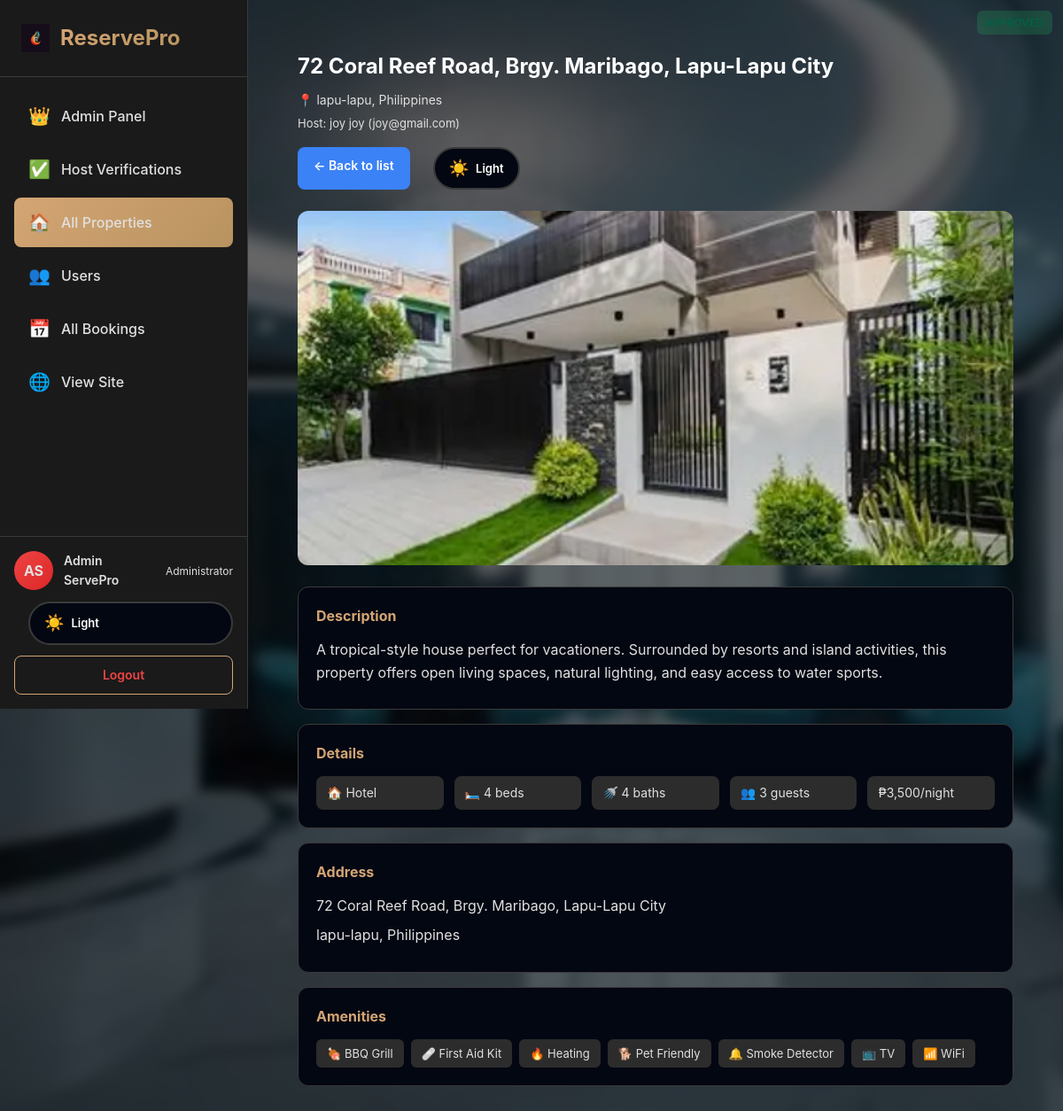
The page /admin/view-property.php?id=7 (signed in) on the database its author committed.
### tables this page shows
CREATE TABLE `users` (
  `id` int(11) NOT NULL,
  `first_name` varchar(50) NOT NULL,
  `last_name` varchar(50) NOT NULL,
  `date_of_birth` date DEFAULT NULL,
  `email` varchar(100) NOT NULL,
  `password` varchar(255) NOT NULL,
  `created_at` timestamp NOT NULL DEFAULT current_timestamp(),
  `role` enum('guest','host','admin') DEFAULT 'guest',
  `email_verified` tinyint(1) NOT NULL DEFAULT 0,
  `verification_token` varchar(100) DEFAULT NULL,
  `host_verified` tinyint(1) NOT NULL DEFAULT 0,
  `host_verification_status` enum('none','under review','approved','rejected') NOT NULL DEFAULT 'none'
);

CREATE TABLE `properties` (
  `id` int(11) NOT NULL,
  `host_id` int(11) NOT NULL,
  `title` varchar(255) NOT NULL,
  `description` text NOT NULL,
  `property_type` enum('house','apartment','condo','villa','hotel') NOT NULL,
  `address` text NOT NULL,
  `city` varchar(100) NOT NULL,
  `country` varchar(100) NOT NULL,
  `price_per_night` decimal(10,2) NOT NULL,
  `max_guests` int(11) NOT NULL,
  `bedrooms` int(11) NOT NULL,
  `bathrooms` int(11) NOT NULL,
  `latitude` decimal(10,8) DEFAULT NULL,
  `longitude` decimal(11,8) DEFAULT NULL,
  `auto_accept_bookings` tinyint(1) NOT NULL DEFAULT 0,
  `average_rating` decimal(3,2) DEFAULT NULL,
  `review_count` int(11) NOT NULL DEFAULT 0,
  `status` enum('pending','approved','rejected','suspended','out_of_order') DEFAULT 'pending',
  `admin_notes` text DEFAULT NULL,
  `created_at` timestamp NOT NULL DEFAULT current_timestamp(),
  `updated_at` timestamp NOT NULL DEFAULT current_timestamp() ON UPDATE current_timestamp()
);

CREATE TABLE `property_photos` (
  `id` int(11) NOT NULL,
  `property_id` int(11) NOT NULL,
  `photo_url` varchar(255) NOT NULL,
  `is_primary` tinyint(1) DEFAULT 0,
  `uploaded_at` timestamp NOT NULL DEFAULT current_timestamp()
);

CREATE TABLE `amenities` (
  `id` int(11) NOT NULL,
  `name` varchar(100) NOT NULL,
  `icon` varchar(50) DEFAULT NULL,
  `category` enum('basic','comfort','entertainment','safety','outdoor') DEFAULT 'basic'
);

### config/session.php (called while the page is built, shortened)
<?php
function getCurrentUser() {
    $conn = getDBConnection();
    $user_id = $_SESSION['user_id'];
    $stmt = $conn->prepare("SELECT id, first_name, last_name, email, role, IFNULL(host_verified, 0) AS host_verified FROM users WHERE id = ?");
    $stmt->bind_param("i", $user_id);
    $stmt->execute();
    $result = $stmt->get_result();
    $user = $result->fetch_assoc();
    return $user;
}
?>

### admin/view-property.php (the view, shortened to what this page needs)
<?php
require_once __DIR__ . '/../config/session.php';
$user = getCurrentUser();
$property_id = isset($_GET['id']) ? (int) $_GET['id'] : 0;
$conn = getDBConnection();
$stmt = $conn->prepare("
    SELECT p.*, u.first_name, u.last_name, u.email,
    COALESCE(
        (SELECT photo_url FROM property_photos WHERE property_id = p.id AND is_primary = 1 LIMIT 1),
        (SELECT photo_url FROM property_photos WHERE property_id = p.id LIMIT 1)
    ) as primary_photo
    FROM properties p
    JOIN users u ON p.host_id = u.id
    WHERE p.id = ?
");
$stmt->bind_param("i", $property_id);
$stmt->execute();
$property = $stmt->get_result()->fetch_assoc();
$stmt = $conn->prepare("SELECT photo_url, is_primary FROM property_photos WHERE property_id = ? ORDER BY is_primary DESC, id ASC");
$stmt->bind_param("i", $property_id);
$stmt->execute();
$property['photos'] = $stmt->get_result()->fetch_all(MYSQLI_ASSOC);
$stmt = $conn->prepare("
    SELECT a.name, a.icon FROM amenities a
    JOIN property_amenities pa ON a.id = pa.amenity_id
    WHERE pa.property_id = ?
    ORDER BY a.name
");
$stmt->bind_param("i", $property_id);
$stmt->execute();
$property['amenities'] = $stmt->get_result()->fetch_all(MYSQLI_ASSOC);
?>
<!DOCTYPE html>
<html lang="en">
<head>
    <link rel="stylesheet" href="../assets/css/style.css?v=14.0">
    <link rel="stylesheet" href="../assets/css/host-dashboard.css?v=14.0">
    <link rel="stylesheet" href="../assets/css/admin.css?v=14.0">
    <link rel="stylesheet" href="../assets/css/theme-toggle.css?v=14.0">
</head>
<body class="dashboard-page">
    <div class="host-layout">
        <aside class="host-sidebar">
            <div class="sidebar-header">
                <a href="../home.php" class="sidebar-brand">
                    <?php require __DIR__ . '/../includes/brand-icon-svg.php'; ?>
                    <span>ReservePro</span>
                </a>
            </div>
            <nav class="sidebar-nav">
                <a href="dashboard.php" class="nav-item"><span class="nav-icon">👑</span><span>Admin Panel</span></a>
                <a href="host-verifications.php" class="nav-item"><span class="nav-icon">✅</span><span>Host Verifications</span></a>
                <a href="properties.php" class="nav-item active"><span class="nav-icon">🏠</span><span>All Properties</span></a>
                <a href="users.php" class="nav-item"><span class="nav-icon">👥</span><span>Users</span></a>
                <a href="bookings.php" class="nav-item"><span class="nav-icon">📅</span><span>All Bookings</span></a>
                <a href="../home.php" class="nav-item"><span class="nav-icon">🌐</span><span>View Site</span></a>
            </nav>
            <div class="sidebar-footer">
                <div class="user-profile">
                    <div class="user-avatar" style="background: linear-gradient(135deg, #EF4444, #DC2626);">
                        <?php echo strtoupper(substr($user['first_name'], 0, 1) . substr($user['last_name'], 0, 1)); ?>
                    </div>
                    <div class="user-info">
                        <div class="user-name"><?php echo htmlspecialchars($user['first_name'] . ' ' . $user['last_name']); ?></div>
                        <div class="user-role">Administrator</div>
                    </div>
                </div>
                <div class="theme-toggle" style="margin-bottom: 12px;">
                    <span class="theme-toggle-icon">☀️</span>
                    <span class="theme-toggle-text">Light</span>
                </div>
                <a href="../logout.php" class="btn-logout">Logout</a>
            </div>
        </aside>
        <main class="host-main">
            <div class="view-property-page">
                <div class="view-property-header">
                    <div>
                        <h1><?php echo htmlspecialchars($property['title']); ?></h1>
                        <span class="status-badge status-<?php echo $property['status']; ?>"><?php echo ucfirst(str_replace('_', ' ', $property['status'])); ?></span>
                        <p style="margin: 8px 0 0 0; color: #888; font-size: 14px;">📍 <?php echo htmlspecialchars($property['city'] . ', ' . $property['country']); ?></p>
                        <p style="margin: 4px 0 0 0; color: #B8B8B8; font-size: 13px;">Host: <?php echo htmlspecialchars($property['first_name'] . ' ' . $property['last_name']); ?> (<?php echo htmlspecialchars($property['email']); ?>)</p>
                    </div>
                    <div class="actions">
                        <a href="properties.php" class="btn-view-back">← Back to list</a>
                        <div class="theme-toggle">
                            <span class="theme-toggle-icon">☀️</span>
                            <span class="theme-toggle-text">Light</span>
                        </div>
                    </div>
                </div>
                <?php
                $photos = $property['photos'];
                $main_photo = !empty($photos) ? $photos[0]['photo_url'] : ($property['primary_photo'] ?? null);
                if ($main_photo && strpos($main_photo, 'http') !== 0) {
                    $main_photo = '../' . ltrim($main_photo, '/');
                }
                ?>
                <div class="view-gallery">
                    <img id="admin-main-photo" src="<?php echo htmlspecialchars($main_photo); ?>" alt="<?php echo htmlspecialchars($property['title']); ?>" onerror="this.src='https://images.unsplash.com/photo-1564013799919-ab600027ffc6?w=800'">
                </div>
                <div class="view-section">
                    <h2>Description</h2>
                    <p style="white-space: pre-wrap;"><?php echo nl2br(htmlspecialchars($property['description'])); ?></p>
                </div>
                <div class="view-section">
                    <h2>Details</h2>
                    <div class="detail-grid">
                        <span>🏠 <?php echo htmlspecialchars(ucfirst($property['property_type'])); ?></span>
                        <span>🛏️ <?php echo (int)$property['bedrooms']; ?> beds</span>
                        <span>🚿 <?php echo (int)$property['bathrooms']; ?> baths</span>
                        <span>👥 <?php echo (int)$property['max_guests']; ?> guests</span>
                        <span>₱<?php echo number_format($property['price_per_night'], 0); ?>/night</span>
                    </div>
                </div>
                <div class="view-section">
                    <h2>Address</h2>
                    <p><?php echo nl2br(htmlspecialchars($property['address'])); ?></p>
                    <p><?php echo htmlspecialchars($property['city'] . ', ' . $property['country']); ?></p>
                </div>
                <?php if (!empty($property['amenities'])): ?>
                <div class="view-section">
                    <h2>Amenities</h2>
                    <div class="amenities-list">
                        <?php foreach ($property['amenities'] as $a): ?>
                        <span><?php echo $a['icon'] ? $a['icon'] . ' ' : ''; ?><?php echo htmlspecialchars($a['name']); ?></span>
                        <?php endforeach; ?>
                    </div>
                </div>
                <?php endif; ?>
            </div>
        </main>
    </div>
</body>
</html>

### assets/css/style.css (style rules this page uses)
* { margin: 0; padding: 0; box-sizing: border-box; }
:root { --primary-color: #D4A574; --primary-dark: #B8935F; --primary-light: #E6C89C; --secondary-color: #1A1A1A; --accent-color: #D4A574; --text-dark: #FFFFFF; --text-gray: #B8B8B8; --bg-light: #1F1F1F; --border-color: #3A3A3A; --bg-primary: #020617; --bg-secondary: #030712; --bg-tertiary: #111827; --wood-dark: #111827; --wood-medium: #1F2933; --wood-light: #4B5563; }
body { font-family: -apple-system, BlinkMacSystemFont, 'Segoe UI', 'Inter', Roboto, 'Helvetica Neue', Arial, sans-serif; background: var(--bg-primary); color: #FFFFFF !important; line-height: 1.6; min-height: 100vh; }
.auth-page, .dashboard-page { position: relative; background: transparent; }
.auth-page::before, .dashboard-page::before { content: ''; position: fixed; top: 0; left: 0; width: 100%; height: 100%; background: url('../../background%20image/this.webp') center center / cover no-repeat; filter: blur(6px); transform: scale(1.04); z-index: -2; }
.auth-page::after, .dashboard-page::after { content: ''; position: fixed; top: 0; left: 0; width: 100%; height: 100%; background: rgba(0, 0, 0, 0.6); z-index: -1; }
h1, h2, h3, h4, h5, h6 { color: #FFFFFF !important; }
p, span, div { color: #E0E0E0 !important; }
.user-info { display: flex; align-items: center; gap: 16px; }
.user-avatar { width: 48px; height: 48px; border-radius: 50%; background: linear-gradient(135deg, var(--primary-color), var(--primary-dark)); display: flex; align-items: center; justify-content: center; color: white; font-size: 20px; font-weight: 600; }
.btn-logout { background: transparent; color: var(--primary-color); border: 2px solid var(--primary-color); border-radius: 8px; padding: 10px 20px; font-size: 14px; font-weight: 600; cursor: pointer; text-decoration: none; transition: all 0.2s ease; }

### assets/css/host-dashboard.css (style rules this page uses)
.host-layout { display: flex; min-height: 100vh; background: transparent; }
.host-sidebar { width: 280px; background: #1A1A1A; border-right: 1px solid #3A3A3A; display: flex; flex-direction: column; position: fixed; height: 100vh; overflow-y: auto; }
.sidebar-header { padding: 24px; border-bottom: 1px solid #3A3A3A; }
.sidebar-brand { display: flex; align-items: center; gap: 12px; text-decoration: none; transition: transform 0.2s ease; }
.sidebar-brand span { font-size: 24px; font-weight: 700; background: linear-gradient(135deg, #D4A574, #B8935F); -webkit-background-clip: text; -webkit-text-fill-color: transparent; }
.sidebar-nav { flex: 1; padding: 16px; }
.nav-item { display: flex; align-items: center; gap: 12px; padding: 12px 16px; border-radius: 8px; text-decoration: none; color: #B8B8B8; font-weight: 500; margin-bottom: 4px; transition: all 0.2s ease; }
.nav-item.active { background: linear-gradient(135deg, #D4A574, #B8935F); color: #0F0F0F; }
.nav-icon { font-size: 20px; }
.sidebar-footer { padding: 16px; border-top: 1px solid #3A3A3A; }
.user-profile { display: flex; align-items: center; gap: 12px; margin-bottom: 12px; }
.user-avatar { width: 44px; height: 44px; border-radius: 50%; background: linear-gradient(135deg, #D4A574, #B8935F); display: flex; align-items: center; justify-content: center; color: white; font-weight: 700; font-size: 16px; }
.user-info { flex: 1; }
.user-name { font-weight: 600; font-size: 14px; color: #FFFFFF; }
.user-role { font-size: 12px; color: #B8B8B8; }
.btn-logout { display: block; width: 100%; padding: 10px; background: transparent; border: 1px solid #D4A574; border-radius: 8px; text-align: center; text-decoration: none; color: #EF4444; font-weight: 600; font-size: 14px; transition: all 0.2s ease; }
.host-main { margin-left: 280px; flex: 1; padding: 32px; }
.status-badge { position: absolute; top: 12px; right: 12px; padding: 6px 12px; border-radius: 6px; font-size: 12px; font-weight: 700; text-transform: uppercase; }
.status-approved { background: #D1FAE5; color: #065F46 !important; }

### rows shown on the page
users: first_name+last_name "AS", first_name+last_name "Admin ServePro"
properties: title "72 Coral Reef Road, Brgy. Maribago, Lapu-Lapu City", city+country "lapu-lapu, Philippines", host.last_name "joy joy", host.email "joy@gmail.com", description "A tropical-style house perfect for vacationers. Surrounded by resorts and island activities, this property offers open living spaces, natural lighting, and easy access to water sports.", property_type "Hotel", bedrooms "4", bathrooms "4", max_guests "3", price_per_night "3,500", address "72 Coral Reef Road, Brgy. Maribago, Lapu-Lapu City"
property_photos: photo_url (picture)
amenities: icon "🍖", name "BBQ Grill"
amenities: icon "🩹", name "First Aid Kit"
amenities: icon "🔥", name "Heating"
amenities: icon "🐕", name "Pet Friendly"
amenities: icon "🔔", name "Smoke Detector"
amenities: icon "📺", name "TV"
amenities: icon "📶", name "WiFi"
